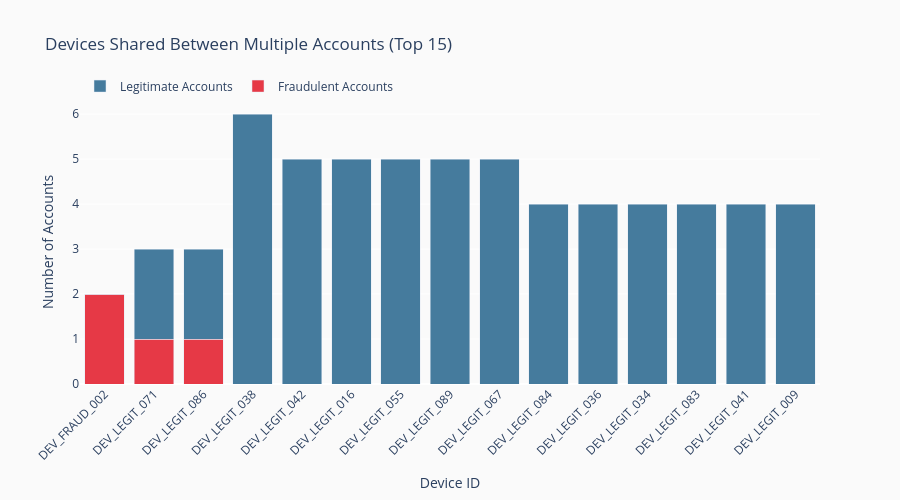

The notebook cell saved with this chart:
### Markdown cell above
## 11. Device Sharing Bar Chart

### Code cell
# Device sharing summary chart
with driver.session(database = NEO4J_DATABASE) as session:
    result = session.run("""
        MATCH (a:Account)-[:MADE]->(t:Transaction)-[:USED_DEVICE]->(d:Device)
        WITH d, collect(DISTINCT a) AS accounts
        WHERE size(accounts) > 1
        RETURN d.device_id AS device_id,
               size(accounts) AS num_accounts,
               size([a IN accounts WHERE a.is_fraud = true]) AS fraud_accounts
        ORDER BY fraud_accounts DESC, num_accounts DESC
        LIMIT 15
    """)
    device_records = result.data()

devices = [r["device_id"] for r in device_records]
total_accounts = [r["num_accounts"] for r in device_records]
fraud_counts = [r["fraud_accounts"] for r in device_records]
legit_counts = [r["num_accounts"] - r["fraud_accounts"] for r in device_records]

fig2 = go.Figure(
    data = [
        go.Bar(name = "Fraudulent Accounts", x = devices, y = fraud_counts, marker_color = "#E63946"),
        go.Bar(name = "Legitimate Accounts", x = devices, y = legit_counts, marker_color = "#457B9D"),
    ],
    layout = go.Layout(
        title = "Devices Shared Between Multiple Accounts (Top 15)",
        barmode = "stack",
        xaxis = dict(title = "Device ID", tickangle = -45),
        yaxis = dict(title = "Number of Accounts"),
        plot_bgcolor = "#FAFAFA",
        paper_bgcolor = "#FAFAFA",
        height = 500,
        legend = dict(orientation = "h", y = 1.1),
    )
)

fig2.show()

### Figure 1 — Plotly figure (JSON) as saved in the notebook; plotly's stock layout.template omitted (floating-point values rounded to 4 significant figures)
{"data": [{"marker": {"color": "#E63946"}, "name": "Fraudulent Accounts", "type": "bar", "x": ["DEV_FRAUD_002", "DEV_LEGIT_071", "DEV_LEGIT_086", "DEV_LEGIT_038", "DEV_LEGIT_042", "DEV_LEGIT_016", "DEV_LEGIT_055", "DEV_LEGIT_089", "DEV_LEGIT_067", "DEV_LEGIT_084", "DEV_LEGIT_036", "DEV_LEGIT_034", "DEV_LEGIT_083", "DEV_LEGIT_041", "DEV_LEGIT_009"], "y": [2, 1, 1, 0, 0, 0, 0, 0, 0, 0, 0, 0, 0, 0, 0]}, {"marker": {"color": "#457B9D"}, "name": "Legitimate Accounts", "type": "bar", "x": ["DEV_FRAUD_002", "DEV_LEGIT_071", "DEV_LEGIT_086", "DEV_LEGIT_038", "DEV_LEGIT_042", "DEV_LEGIT_016", "DEV_LEGIT_055", "DEV_LEGIT_089", "DEV_LEGIT_067", "DEV_LEGIT_084", "DEV_LEGIT_036", "DEV_LEGIT_034", "DEV_LEGIT_083", "DEV_LEGIT_041", "DEV_LEGIT_009"], "y": [0, 2, 2, 6, 5, 5, 5, 5, 5, 4, 4, 4, 4, 4, 4]}], "layout": {"barmode": "stack", "height": 500, "legend": {"orientation": "h", "y": 1.1}, "paper_bgcolor": "#FAFAFA", "plot_bgcolor": "#FAFAFA", "title": {"text": "Devices Shared Between Multiple Accounts (Top 15)"}, "xaxis": {"tickangle": -45, "title": {"text": "Device ID"}}, "yaxis": {"title": {"text": "Number of Accounts"}}}}
